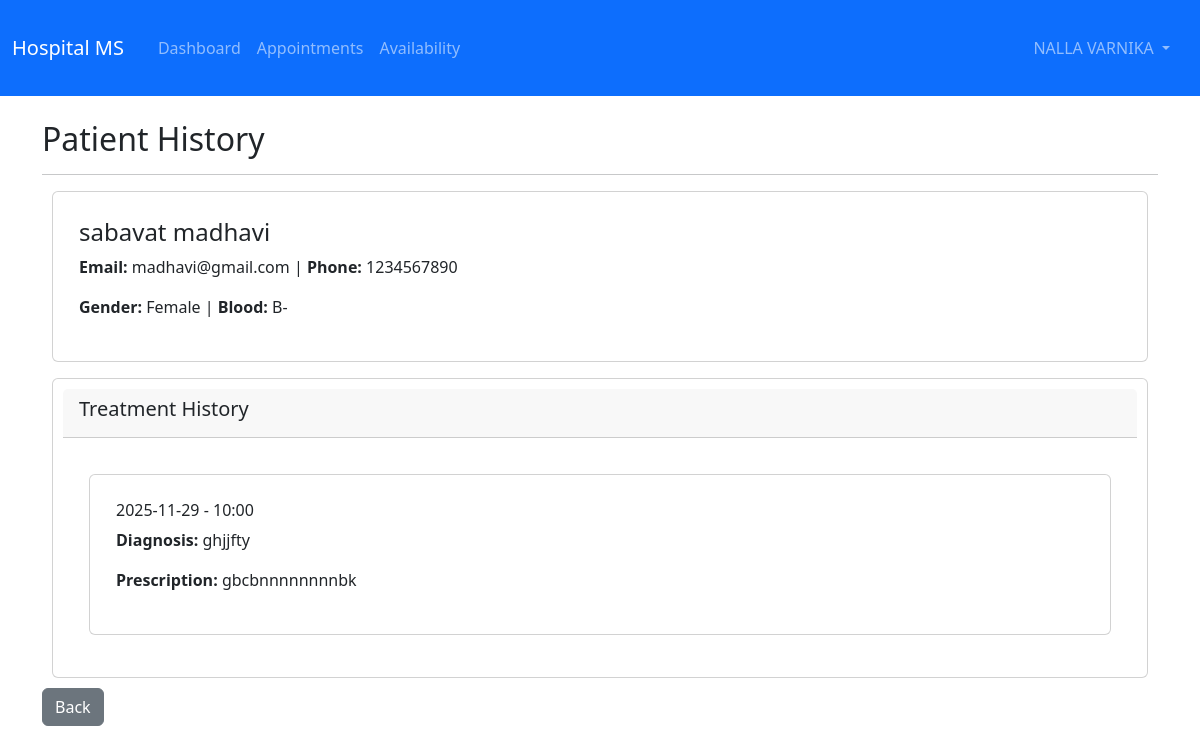
Screenshot of /doctor/patient/1/history (signed in) with the database file from the repository.
### backend/app.py (models this page shows, shortened)
class User(UserMixin, db.Model):
    id = db.Column(db.Integer, primary_key=True)
    username = db.Column(db.String(180), unique=True, nullable=False)
    email = db.Column(db.String(100), unique=True, nullable=False)
    password_hash = db.Column(db.String(100), nullable=False)
    role = db.Column(db.String(50), nullable=False)
    full_name = db.Column(db.String(80), nullable=False)
    phone = db.Column(db.String(10))
    is_active = db.Column(db.Boolean, default=True)
    created_at = db.Column(db.DateTime, default=datetime.utcnow)

class Patient(db.Model):
    id = db.Column(db.Integer, primary_key=True)
    user_id = db.Column(db.Integer, db.ForeignKey('user.id'), nullable=False, unique=True)
    date_of_birth = db.Column(db.Date)
    gender = db.Column(db.String(40))
    blood_group = db.Column(db.String(6))
    address = db.Column(db.Text)
    emergency_contact = db.Column(db.String(10))
    user = db.relationship('User', backref=db.backref('patient_profile', uselist=False))
    appointments = db.relationship('Appointment', backref='patient', lazy=True)

class Appointment(db.Model):
    id = db.Column(db.Integer, primary_key=True)
    patient_id = db.Column(db.Integer, db.ForeignKey('patient.id'), nullable=False)
    doctor_id = db.Column(db.Integer, db.ForeignKey('doctor.id'), nullable=False)
    appointment_date = db.Column(db.Date, nullable=False)
    appointment_time = db.Column(db.Time, nullable=False)
    status = db.Column(db.String(50), default='Booked')
    reason = db.Column(db.Text)
    created_at = db.Column(db.DateTime, default=datetime.utcnow)
    treatment = db.relationship('Treatment', backref='appointment', uselist=False, cascade='all, delete-orphan')

class Treatment(db.Model):
    id = db.Column(db.Integer, primary_key=True)
    appointment_id = db.Column(db.Integer, db.ForeignKey('appointment.id'), nullable=False, unique=True)
    diagnosis = db.Column(db.Text, nullable=False)
    prescription = db.Column(db.Text)
    notes = db.Column(db.Text)
    follow_up_date = db.Column(db.Date)
    created_at = db.Column(db.DateTime, default=datetime.utcnow)

### backend/app.py (the view)
@app.route('/doctor/patient/<int:patient_id>/history')
@login_required
@role_required('doctor')
def patient_history(patient_id):
    doctor = Doctor.query.filter_by(user_id=current_user.id).first()
    patient = Patient.query.get_or_404(patient_id)
    appointments = Appointment.query.filter_by(patient_id=patient_id, doctor_id=doctor.id, status='Completed')\
        .order_by(Appointment.appointment_date.desc()).all()
    return render_template('doctor/patient_history.html', patient=patient, appointments=appointments)

### backend/app.py (called while the page is built)
@login_manager.user_loader
def load_user(user_id): return User.query.get(int(user_id))

def role_required(role):
    def decorator(f):
        @wraps(f)
        def decorated_function(*args, **kwargs):
            if not current_user.is_authenticated or current_user.role != role:
                flash('Access denied', 'danger')
                return redirect(url_for('index'))
            return f(*args, **kwargs)
        return decorated_function
    return decorator

### frontend/templates/doctor/patient_history.html
{% extends "base.html" %}
{% block content %}
<h2>Patient History</h2>
<hr>
<div class="card mb-3"><div class="card-body">
    <h4>{{ patient.user.full_name }}</h4>
    <p><strong>Email:</strong> {{ patient.user.email }} | <strong>Phone:</strong> {{ patient.user.phone }}</p>
    <p><strong>Gender:</strong> {{ patient.gender }} | <strong>Blood:</strong> {{ patient.blood_group }}</p>
</div></div>
<div class="card"><div class="card-header"><h5>Treatment History</h5></div><div class="card-body">
    {% if appointments %}
        {% for a in appointments %}
        <div class="card mb-3"><div class="card-body">
            <h6>{{ a.appointment_date }} - {{ a.appointment_time.strftime('%H:%M') }}</h6>
            {% if a.treatment %}
            <p><strong>Diagnosis:</strong> {{ a.treatment.diagnosis }}</p>
            <p><strong>Prescription:</strong> {{ a.treatment.prescription if a.treatment.prescription else 'None' }}</p>
            {% endif %}
        </div></div>
        {% endfor %}
    {% else %}<p class="text-muted">No history</p>{% endif %}
</div></div>
<a href="{{ url_for('doctor_appointments') }}" class="btn btn-secondary">Back</a>
{% endblock %}

### frontend/templates/base.html (shortened to what this page needs)
<!DOCTYPE html>
<html lang="en">
<head>
    <link href="https://cdn.jsdelivr.net/npm/bootstrap@5.3.0/dist/css/bootstrap.min.css" rel="stylesheet">
    <link rel="stylesheet" href="https://cdn.jsdelivr.net/npm/bootstrap-icons@1.10.0/font/bootstrap-icons.css">
    <link rel="stylesheet" href="{{ url_for('static', filename='css/style.css') }}">
</head>
<body>
    <nav class="navbar navbar-expand-lg navbar-dark bg-primary">
        <div class="container-fluid">
            <a class="navbar-brand" href="{{ url_for('index') }}"> Hospital MS</a>
            <div class="collapse navbar-collapse" id="navbarNav">
                <ul class="navbar-nav me-auto">
                    {% if current_user.is_authenticated %}
                        {% if current_user.role == 'admin' %}
                            <li class="nav-item"><a class="nav-link" href="{{ url_for('admin_dashboard') }}"> Dashboard</a></li>
                            <li class="nav-item"><a class="nav-link" href="{{ url_for('admin_doctors') }}"> Doctors</a></li>
                            <li class="nav-item"><a class="nav-link" href="{{ url_for('admin_patients') }}"> Patients</a></li>
                            <li class="nav-item"><a class="nav-link" href="{{ url_for('admin_appointments') }}">Appointments</a></li>
                            <li class="nav-item"><a class="nav-link" href="{{ url_for('admin_search') }}"> Search</a></li>
                        {% elif current_user.role == 'doctor' %}
                            <li class="nav-item"><a class="nav-link" href="{{ url_for('doctor_dashboard') }}"> Dashboard</a></li>
                            <li class="nav-item"><a class="nav-link" href="{{ url_for('doctor_appointments') }}"> Appointments</a></li>
                            <li class="nav-item"><a class="nav-link" href="{{ url_for('doctor_availability') }}"> Availability</a></li>
                        {% endif %}
                    {% endif %}
                </ul>
                <ul class="navbar-nav">
                    {% if current_user.is_authenticated %}
                        <li class="nav-item dropdown">
                            <a class="nav-link dropdown-toggle" href="#" id="navbarDropdown" role="button" data-bs-toggle="dropdown">
                               {{ current_user.full_name }}
                            </a>
                        </li>
                    {% else %}
                        <li class="nav-item"><a class="nav-link" href="{{ url_for('login') }}"> Login</a></li>
                        <li class="nav-item"><a class="nav-link" href="{{ url_for('register') }}"> Register</a></li>
                    {% endif %}
                </ul>
            </div>
        </div>
    </nav>
    <main class="container my-4">
        {% block content %}{% endblock %}
    </main>
</body>
</html>

### frontend/static/css/style.css (style rules this page uses)
p { font-size: 16px; }
div { margin: 10px; }
a { text-decoration: none; }

### rows the page displays
User: full_name "NALLA VARNIKA"
User: user.full_name "sabavat madhavi", user.email "madhavi@gmail.com", user.phone "1234567890"
Patient: gender "Female", blood_group "B-"
Appointment: appointment_date "2025-11-29", appointment_time "10:00", treatment.diagnosis "ghjjfty", treatment "gbcbnnnnnnnnbk"
